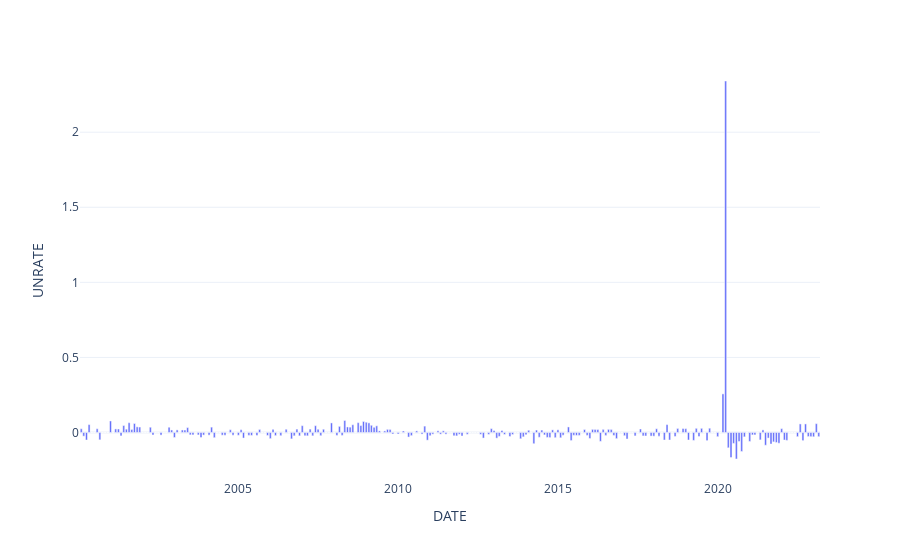

Notebook source saved alongside this figure:
### Code cell
# Plot
px.bar(data_frame=var_unemployment, x=var_unemployment.index, y='UNRATE', template='plotly_white')

### Figure 1 — Plotly figure (JSON) as saved in the notebook; plotly's stock layout.template omitted (floating-point values rounded to 4 significant figures; data arrays with more than 128 entries replaced by an {"elided": "..."} marker saying what was removed)
{"data": [{"alignmentgroup": "True", "hovertemplate": "DATE=%{x}<br>UNRATE=%{y}<extra></extra>", "legendgroup": "", "marker": {"color": "#636efa", "pattern": {"shape": ""}}, "name": "", "offsetgroup": "", "orientation": "v", "showlegend": false, "textposition": "auto", "type": "bar", "x": {"elided": "278 str values"}, "xaxis": "x", "y": {"elided": "278 float values"}, "yaxis": "y"}], "layout": {"barmode": "relative", "legend": {"tracegroupgap": 0}, "margin": {"t": 60}, "xaxis": {"anchor": "y", "domain": [0, 1], "title": {"text": "DATE"}}, "yaxis": {"anchor": "x", "domain": [0, 1], "title": {"text": "UNRATE"}}}}
